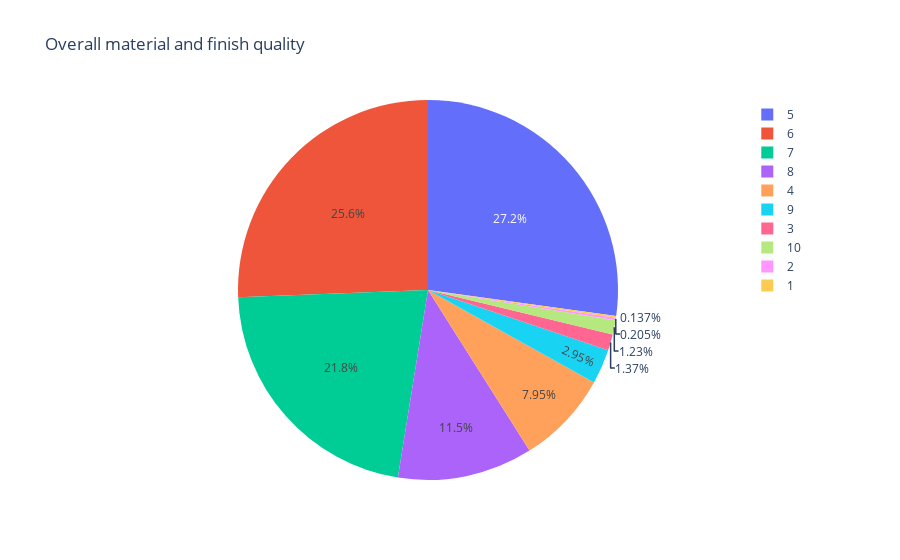

Notebook code for this chart:
### Code cell
fig = ex.pie(train, values=train['OverallQual'].value_counts(), names=[5,6,7,8,4,9,3,10,2,1],
             title='Overall material and finish quality')
fig.show()

### Figure 1 — Plotly figure (JSON) as saved in the notebook; plotly's stock layout.template omitted (floating-point values rounded to 4 significant figures)
{"data": [{"domain": {"x": [0, 1], "y": [0, 1]}, "hovertemplate": "label=%{label}<br>value=%{value}<extra></extra>", "labels": [5, 6, 7, 8, 4, 9, 3, 10, 2, 1], "legendgroup": "", "name": "", "showlegend": true, "type": "pie", "values": [397, 374, 319, 168, 116, 43, 20, 18, 3, 2]}], "layout": {"autosize": true, "legend": {"tracegroupgap": 0}, "title": {"text": "Overall material and finish quality"}}}
